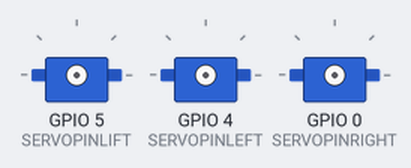
Recording of a sketch running on a simulated ESP8266 (NodeMCU). Shown: 3 × servo. WiFi joins after 1.5 s; servers stay silent unless stated; what the sketch prints to the serial monitor is not drawn.

Above: at 0.1 s.
At 4.26 s:
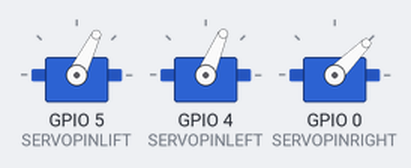
At 7.5 s:
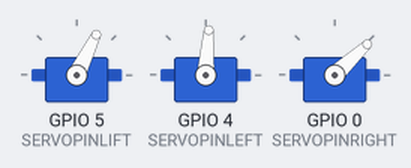
At 8.7 s:
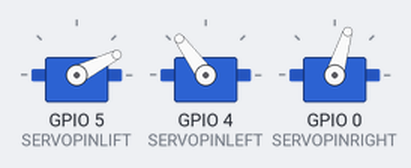
At 14.3 s:
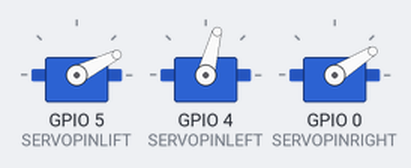
At 15.0 s:
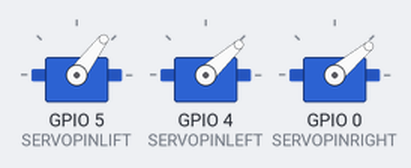
Timing chart, 0 to 16.5 s (numbered marks = the images above):
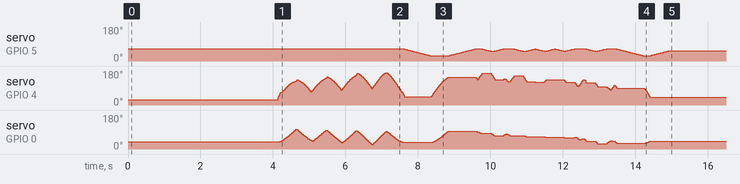

The sketch:

esp8266-plotclock_v1_03.ino
```cpp
//#include <Time.h>

// Plotclock
// cc - by Johannes Heberlein 2014
// v 1.02
// thingiverse.com/joo   wiki.fablab-nuernberg.de
// units: mm; microseconds; radians
// origin: bottom left of drawing surface
// time library see http://playground.arduino.cc/Code/time
// RTC  library see http://playground.arduino.cc/Code/time
//               or http://www.pjrc.com/teensy/td_libs_DS1307RTC.html
// Change log:
// 1.01  Release by joo at https://github.com/9a/plotclock
// 1.02  Additional features implemented by Dave (https://github.com/Dave1001/):
//       - added ability to calibrate servofaktor seperately for left and right servos
//       - added code to support DS1307, DS1337 and DS3231 real time clock chips
//       - see http://www.pjrc.com/teensy/td_libs_DS1307RTC.html for how to hook up the real time clock
// 1.03  Fixed the length bug at the servo2 angle calculation, other fixups


#include <Time.h> // see http://playground.arduino.cc/Code/time
#include <Servo.h>
#include <ESP8266WiFi.h>
#include "NTPTimeClient.h"

// delete or mark the next line as comment if you don't need these
//#define CALIBRATION      // enable calibration mode
//#define REALTIMECLOCK    // enable real time clock

#define WISHY 3 // Offset of the Y coordinats of the plate-wisher

// When in calibration mode, adjust the following factors until the servos move exactly 90 degrees
#define SERVOFAKTORLEFT 730
#define SERVOFAKTORRIGHT 590

// Zero-position of left and right servo
// When in calibration mode, adjust the NULL-values so that the servo arms are at all times parallel
// either to the X or Y axis
#define SERVOLEFTNULL 2300
#define SERVORIGHTNULL 690

//#define SERVOPINLIFT  2
//#define SERVOPINLEFT  3
//#define SERVOPINRIGHT 4
#define SERVOPINLIFT  5 //GPIO 5
#define SERVOPINLEFT  4 //GPIO 4
#define SERVOPINRIGHT 0 //GPIO 0

#define ZOFF 90
// lift positions of lifting servo
#define LIFT0 1110+ZOFF // on drawing surface
#define LIFT1 995+ZOFF  // between numbers
#define LIFT2 735+ZOFF  // going towards sweeper

// speed of liftimg arm, higher is slower
#define LIFTSPEED 2000

// length of arms
#define L1 35
#define L2 55.1
#define L3 13.2
#define L4 45

// origin points of left and right servo
#define O1X 23 //24//22
#define O1Y -25
#define O2X 48 //47
#define O2Y -25


#ifdef REALTIMECLOCK
// for instructions on how to hook up a real time clock,
// see here -> http://www.pjrc.com/teensy/td_libs_DS1307RTC.html
// DS1307RTC works with the DS1307, DS1337 and DS3231 real time clock chips.
// Please run the SetTime example to initialize the time on new RTC chips and begin running.

#include <Wire.h>
#include <DS1307RTC.h> // see http://playground.arduino.cc/Code/time
#endif

// WIFI
const char* WIFI_SSID = "baobab";
const char* WIFI_PWD = "";

const float UTC_OFFSET = 9; //South Korea (Seoul)
NTPTimeClient timeClient(UTC_OFFSET);

int servoLift = 1500;

Servo servo1;  //
Servo servo2;  //
Servo servo3;  //

volatile double lastX = 75;
volatile double lastY = 47.5;

int last_min = 0;

void setup()
{
  Serial.begin(115200);
  //while (!Serial) { ; } // wait for serial port to connect. Needed for Leonardo only

  //pinMode(7, INPUT_PULLUP);
#ifdef REALTIMECLOCK

  // Set current time only the first to values, hh,mm are needed
  tmElements_t tm;
  if (RTC.read(tm))
  {
    setTime(tm.Hour,tm.Minute,tm.Second,tm.Day,tm.Month,tm.Year);
    Serial.println("DS1307 time is set OK.");
  }
  else
  {
    if (RTC.chipPresent())
    {
      Serial.println("DS1307 is stopped.  Please run the SetTime example to initialize the time and begin running.");
    }
    else
    {
      Serial.println("DS1307 read error!  Please check the circuitry.");
    }
    // Set current time only the first to values, hh,mm are needed


    setTime(13,25,0,0,0,0);
  }
#else
  WiFi.begin(WIFI_SSID, WIFI_PWD);
  Serial.println(" Connect to WiFi... ");
  while (WiFi.status() != WL_CONNECTED) {
    delay(500);
    Serial.print(".");
  }
  timeClient.updateTime();
  // Set current time only the first to values, hh,mm are needed
  setTime(timeClient.getCurrentEpochWithUtcOffset());
//  setTime(timeClient.getHours().toInt(),timeClient.getMinutes().toInt(),timeClient.getSeconds().toInt(),
//    timeClient.getDay().toInt(),timeClient.getMonth().toInt(),timeClient.getYear().toInt());
#endif


  drawTo(75.2, 47);
  lift(0);
  //servo1.attach(SERVOPINLIFT);  //  lifting servo
  //servo2.attach(SERVOPINLEFT);  //  left servo
  //servo3.attach(SERVOPINRIGHT);  //  right servo
  delay(1000);

}

void loop()
{

#ifdef CALIBRATION

   if (!servo1.attached()) servo1.attach(SERVOPINLIFT);
    if (!servo2.attached()) servo2.attach(SERVOPINLEFT);
    if (!servo3.attached()) servo3.attach(SERVOPINRIGHT);

  // Servohorns will have 90° between movements, parallel to x and y axis
  drawTo(-3, 29.2);
  delay(500);
  drawTo(74.1, 28);
  delay(500);

#else


  int i = 0;
  if (last_min != minute()) {
    Serial.println("Time: " + String(hour()) + ":" + String(minute()));

    if (!servo1.attached()) servo1.attach(SERVOPINLIFT);
    if (!servo2.attached()) servo2.attach(SERVOPINLEFT);
    if (!servo3.attached()) servo3.attach(SERVOPINRIGHT);

    lift(0);

    hour();
    while ((i+1)*10 <= hour())
    {
      i++;
    }

    number(3, 3, 111, 1);
    number(5, 25, i, 0.9);
    number(19, 25, (hour()-i*10), 0.9);
    number(28, 25, 11, 0.9);

    i=0;
    while ((i+1)*10 <= minute())
    {
      i++;
    }
    number(34, 25, i, 0.9);
    number(48, 25, (minute()-i*10), 0.9);
    lift(2);
    drawTo(71.0, 47.2);
    lift(1);
    last_min = minute();
    delay(580);
    servo1.detach();
    servo2.detach();
    servo3.detach();
  }

#endif

}


// Writing numeral with bx by being the bottom left originpoint. Scale 1 equals a 20 mm high font.
// The structure follows this principle: move to first startpoint of the numeral, lift down, draw numeral, lift up
void number(float bx, float by, int num, float scale) {

  switch (num) {

  case 0:
    drawTo(bx + 12 * scale, by + 6 * scale);
    lift(0);
    bogenGZS(bx + 7 * scale, by + 10 * scale, 10 * scale, -0.8, 6.7, 0.5);
    lift(1);
    break;
  case 1:

    drawTo(bx + 3 * scale, by + 15 * scale);
    lift(0);
    drawTo(bx + 10 * scale, by + 20 * scale);
    drawTo(bx + 10 * scale, by + 0 * scale);
    lift(1);
    break;
  case 2:
    drawTo(bx + 2 * scale, by + 12 * scale);
    lift(0);
    bogenUZS(bx + 8 * scale, by + 14 * scale, 6 * scale, 3, -0.8, 1);
    drawTo(bx + 1 * scale, by + 0 * scale);
    drawTo(bx + 12 * scale, by + 0 * scale);
    lift(1);
    break;
  case 3:
    drawTo(bx + 2 * scale, by + 17 * scale);
    lift(0);
    bogenUZS(bx + 5 * scale, by + 15 * scale, 5 * scale, 3, -2, 1);
    bogenUZS(bx + 5 * scale, by + 5 * scale, 5 * scale, 1.57, -3, 1);
    lift(1);
    break;
  case 4:
    drawTo(bx + 10 * scale, by + 0 * scale);
    lift(0);
    drawTo(bx + 10 * scale, by + 20 * scale);
    drawTo(bx + 2 * scale, by + 6 * scale);
    drawTo(bx + 12 * scale, by + 6 * scale);
    lift(1);
    break;
  case 5:
    drawTo(bx + 2 * scale, by + 5 * scale);
    lift(0);
    bogenGZS(bx + 5 * scale, by + 6 * scale, 6 * scale, -2.5, 2, 1);
    drawTo(bx + 5 * scale, by + 20 * scale);
    drawTo(bx + 12 * scale, by + 20 * scale);
    lift(1);
    break;
  case 6:
    drawTo(bx + 2 * scale, by + 10 * scale);
    lift(0);
    bogenUZS(bx + 7 * scale, by + 6 * scale, 6 * scale, 2, -4.4, 1);
    drawTo(bx + 11 * scale, by + 20 * scale);
    lift(1);
    break;
  case 7:
    drawTo(bx + 2 * scale, by + 20 * scale);
    lift(0);
    drawTo(bx + 12 * scale, by + 20 * scale);
    drawTo(bx + 2 * scale, by + 0);
    lift(1);
    break;
  case 8:
    drawTo(bx + 5 * scale, by + 10 * scale);
    lift(0);
    bogenUZS(bx + 5 * scale, by + 15 * scale, 5 * scale, 4.7, -1.6, 1);
    bogenGZS(bx + 5 * scale, by + 5 * scale, 5 * scale, -4.7, 2, 1);
    lift(1);
    break;

  case 9:
    drawTo(bx + 9 * scale, by + 11 * scale);
    lift(0);
    bogenUZS(bx + 7 * scale, by + 15 * scale, 5 * scale, 4, -0.5, 1);
    drawTo(bx + 5 * scale, by + 0);
    lift(1);
    break;

  case 111:

    lift(0);
    drawTo(70, 45);
    drawTo(65-WISHY, 43);

    drawTo(65-WISHY, 46);
    drawTo(5, 49);
    drawTo(5, 46);
    drawTo(63-WISHY, 46);
    drawTo(63-WISHY, 42);

    drawTo(5, 42);
    drawTo(5, 38);
    drawTo(63-WISHY, 38);
    drawTo(63-WISHY, 34);

    drawTo(5, 34);
    drawTo(5, 29);
    drawTo(6, 29);
    drawTo(65-WISHY, 26);

    drawTo(5, 26);
    drawTo(60-WISHY, 40);

    drawTo(73.2, 44.0);
    lift(2);

    break;

  case 11:
    drawTo(bx + 5 * scale, by + 15 * scale);
    lift(0);
    bogenGZS(bx + 5 * scale, by + 15 * scale, 0.1 * scale, 1, -1, 1);
    delay(10);
    lift(1);
    drawTo(bx + 5 * scale, by + 5 * scale);
    lift(0);
    bogenGZS(bx + 5 * scale, by + 5 * scale, 0.1 * scale, 1, -1, 1);
    delay(10);
    lift(1);
    break;

  }
}


void lift(char lift) {
  switch (lift) {
    // room to optimize  !

  case 0: //850

      if (servoLift >= LIFT0) {
      while (servoLift >= LIFT0)
      {
        servoLift--;
        servo1.writeMicroseconds(servoLift);
        delayMicroseconds(LIFTSPEED);
      }
    }
    else {
      while (servoLift <= LIFT0) {
        servoLift++;
        servo1.writeMicroseconds(servoLift);
        delayMicroseconds(LIFTSPEED);

      }

    }

    break;

  case 1: //150

    if (servoLift >= LIFT1) {
      while (servoLift >= LIFT1) {
        servoLift--;
        servo1.writeMicroseconds(servoLift);
        delayMicroseconds(LIFTSPEED);

      }
    }
    else {
      while (servoLift <= LIFT1) {
        servoLift++;
        servo1.writeMicroseconds(servoLift);
        delayMicroseconds(LIFTSPEED);
      }

    }

    break;

  case 2:

    if (servoLift >= LIFT2) {
      while (servoLift >= LIFT2) {
        servoLift--;
        servo1.writeMicroseconds(servoLift);
        delayMicroseconds(LIFTSPEED);
      }
    }
    else {
      while (servoLift <= LIFT2) {
        servoLift++;
        servo1.writeMicroseconds(servoLift);
        delayMicroseconds(LIFTSPEED);
      }
    }
    break;
  }
}


void bogenUZS(float bx, float by, float radius, int start, int ende, float sqee) {
  float inkr = -0.05;
  float count = 0;

  do {
    drawTo(sqee * radius * cos(start + count) + bx,
    radius * sin(start + count) + by);
    count += inkr;
  }
  while ((start + count) > ende);

}

void bogenGZS(float bx, float by, float radius, int start, int ende, float sqee) {
  float inkr = 0.05;
  float count = 0;

  do {
    drawTo(sqee * radius * cos(start + count) + bx,
    radius * sin(start + count) + by);
    count += inkr;
  }
  while ((start + count) <= ende);
}


void drawTo(double pX, double pY) {
  double dx, dy, c;
  int i;

  // dx dy of new point
  dx = pX - lastX;
  dy = pY - lastY;
  //path lenght in mm, times 4 equals 4 steps per mm
  c = floor(7 * sqrt(dx * dx + dy * dy));

  if (c < 1) c = 1;

  for (i = 0; i <= c; i++) {
    // draw line point by point
    set_XY(lastX + (i * dx / c), lastY + (i * dy / c));

  }

  lastX = pX;
  lastY = pY;
}

double return_angle(double a, double b, double c) {
  // cosine rule for angle between c and a
  return acos((a * a + c * c - b * b) / (2 * a * c));
}

void set_XY(double Tx, double Ty)
{
  delay(1);
  double dx, dy, c, a1, a2, Hx, Hy;

  // calculate triangle between pen, servoLeft and arm joint
  // cartesian dx/dy
  dx = Tx - O1X;
  dy = Ty - O1Y;

  // polar lemgth (c) and angle (a1)
  c = sqrt(dx * dx + dy * dy); //
  a1 = atan2(dy, dx); //
  a2 = return_angle(L1, L2, c);

  servo2.writeMicroseconds(floor(((a2 + a1 - M_PI) * SERVOFAKTORLEFT) + SERVOLEFTNULL));

  // calculate joinr arm point for triangle of the right servo arm
  a2 = return_angle(L2, L1, c);
  Hx = Tx + L3 * cos((a1 - a2 + 0.621) + M_PI); //36,5°
  Hy = Ty + L3 * sin((a1 - a2 + 0.621) + M_PI);

  // calculate triangle between pen joint, servoRight and arm joint
  dx = Hx - O2X;
  dy = Hy - O2Y;

  c = sqrt(dx * dx + dy * dy);
  a1 = atan2(dy, dx);
  a2 = return_angle(L1, L4, c);

  servo3.writeMicroseconds(floor(((a1 - a2) * SERVOFAKTORRIGHT) + SERVORIGHTNULL));

}
```

NTPTimeClient.cpp
```cpp
// (licence header left out)
#include "NTPTimeClient.h"

NTPTimeClient::NTPTimeClient(float utcOffset) {
  this->myUtcOffset = utcOffset;
}

void NTPTimeClient::updateTime() {
  udp.begin(localPort);
  //get a random server from the pool
  WiFi.hostByName(ntpServerName, timeServerIP);

  sendNTPpacket(timeServerIP); // send an NTP packet to a time server
  // wait to see if a reply is available
  delay(1000);

  int cb = udp.parsePacket();
  if (!cb) {
    Serial.println("no packet yet");
  }
  else {
    Serial.print("packet received, length=");
    Serial.println(cb);
    // We've received a packet, read the data from it
    udp.read(packetBuffer, NTP_PACKET_SIZE); // read the packet into the buffer

    //the timestamp starts at byte 40 of the received packet and is four bytes,
    // or two words, long. First, esxtract the two words:

    unsigned long highWord = word(packetBuffer[40], packetBuffer[41]);
    unsigned long lowWord = word(packetBuffer[42], packetBuffer[43]);
    // combine the four bytes (two words) into a long integer
    // this is NTP time (seconds since Jan 1 1900):
    unsigned long secsSince1900 = highWord << 16 | lowWord;
    Serial.print("Seconds since Jan 1 1900 = " );
    Serial.println(secsSince1900);

    // now convert NTP time into everyday time:
    Serial.print("Unix time = ");
    // Unix time starts on Jan 1 1970. In seconds, that's 2208988800:
    const unsigned long seventyYears = 2208988800UL;
    // subtract seventy years:
    this->epoch = secsSince1900 - seventyYears;
    // print Unix time:
    Serial.println(this->epoch);
    this->localMillisAtUpdate = millis();
    //set time
    setTime(getCurrentEpochWithUtcOffset());
  }

}

// send an NTP request to the time server at the given address
unsigned long NTPTimeClient::sendNTPpacket(IPAddress& address)
{
  Serial.println("sending NTP packet...");
  // set all bytes in the buffer to 0
  memset(packetBuffer, 0, NTP_PACKET_SIZE);
  // Initialize values needed to form NTP request
  // (see URL above for details on the packets)
  packetBuffer[0] = 0b11100011;   // LI, Version, Mode
  packetBuffer[1] = 0;     // Stratum, or type of clock
  packetBuffer[2] = 6;     // Polling Interval
  packetBuffer[3] = 0xEC;  // Peer Clock Precision
  // 8 bytes of zero for Root Delay & Root Dispersion
  packetBuffer[12]  = 49;
  packetBuffer[13]  = 0x4E;
  packetBuffer[14]  = 49;
  packetBuffer[15]  = 52;

  // all NTP fields have been given values, now
  // you can send a packet requesting a timestamp:
  udp.beginPacket(address, 123); //NTP requests are to port 123
  udp.write(packetBuffer, NTP_PACKET_SIZE);
  udp.endPacket();
}

String NTPTimeClient::getYear(){
  return String(year());
}
String NTPTimeClient::getMonth(){
  int nMonth = month();
  if(nMonth < 10){
    return "0" + String(nMonth);
  }
  return String(nMonth);
}
String NTPTimeClient::getDay(){
  int nDay = day();
  if(nDay < 10){
    return "0" + String(nDay);
  }
  return String(nDay);
}

String NTPTimeClient::getFormattedDate(String seperator) {
  return getYear() + seperator + getMonth() + seperator + getDay();
}

String NTPTimeClient::getHours() {
    if (this->epoch == 0) {
      return "--";
    }
    int hours = hour(); //((getCurrentEpochWithUtcOffset()  % 86400L) / 3600) % 24;
    if (hours < 10) {
      return "0" + String(hours);
    }
    return String(hours); // print the hour (86400 equals secs per day)

}
String NTPTimeClient::getMinutes() {
    if (this->epoch == 0) {
      return "--";
    }
    int minutes = minute(); // ((getCurrentEpochWithUtcOffset() % 3600) / 60);
    if (minutes < 10 ) {
      // In the first 10 minutes of each hour, we'll want a leading '0'
      return "0" + String(minutes);
    }
    return String(minutes);
}
String NTPTimeClient::getSeconds() {
    if (this->epoch == 0) {
      return "--";
    }
    int seconds = second(); //getCurrentEpochWithUtcOffset() % 60;
    if ( seconds < 10 ) {
      // In the first 10 seconds of each minute, we'll want a leading '0'
      return "0" + String(seconds);
    }
    return String(seconds);
}

String NTPTimeClient::getFormattedTime(String seperator) {
  return getHours() + seperator + getMinutes() + seperator + getSeconds();
}

unsigned long NTPTimeClient::getCurrentEpoch() {
  return this->epoch + ((millis() - this->localMillisAtUpdate) / 1000);
}

unsigned long NTPTimeClient::getCurrentEpochWithUtcOffset() {
  return getCurrentEpoch() + round(3600 * this->myUtcOffset);
}
```

NTPTimeClient.h
```cpp
// (licence header left out)
#pragma once

#include <ESP8266WiFi.h>
#include <WiFiUdp.h>
#include <Time.h>

#define NTP_PACKET_SIZE 48

class NTPTimeClient {

  private:
    float myUtcOffset = 0;
    unsigned long epoch = 0;
    unsigned long localMillisAtUpdate;

    IPAddress timeServerIP; // time.nist.gov NTP server address
    const char* ntpServerName = "time.nist.gov";
    unsigned int localPort = 2390;

    byte packetBuffer[ NTP_PACKET_SIZE]; //buffer to hold incoming and outgoing packets
    WiFiUDP udp;

  public:
    NTPTimeClient(float utcOffset);
    void updateTime();
    unsigned long sendNTPpacket(IPAddress& address);

    String getYear();
    String getMonth();
    String getDay();
    String getFormattedDate(String seperator = "-");

    String getHours();
    String getMinutes();
    String getSeconds();
    String getFormattedTime(String seperator = ":");

    unsigned long getCurrentEpoch();
    unsigned long getCurrentEpochWithUtcOffset();

};
```
